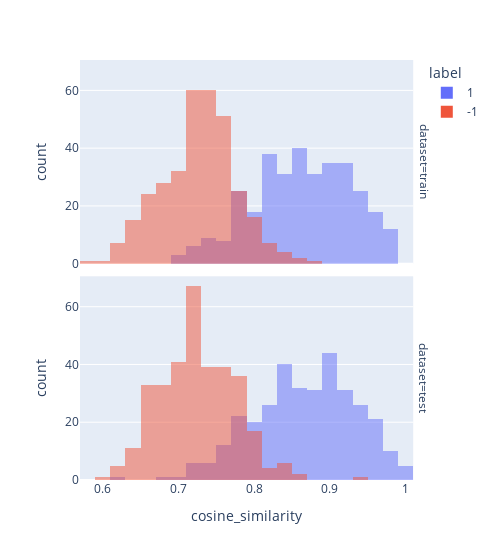
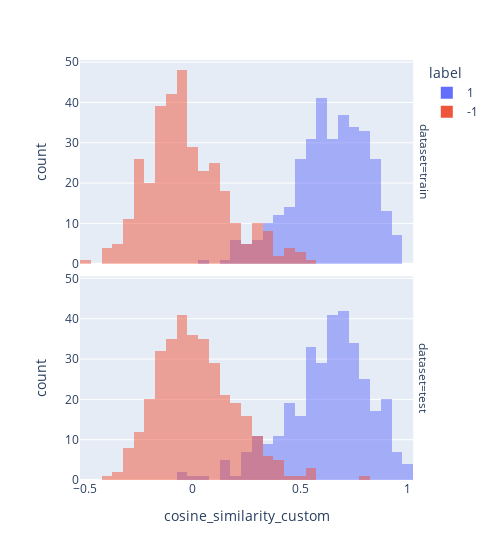

Notebook source saved alongside these figures, in order:
### Code cell
# plot similarity distribution BEFORE customization
px.histogram(
    df,
    x="cosine_similarity",
    color="label",
    barmode="overlay",
    width=500,
    facet_row="dataset",
).show()

test_df = df[df["dataset"] == "test"]
a, se = accuracy_and_se(test_df["cosine_similarity"], test_df["label"])
print(f"Test accuracy: {a:0.1%} ± {1.96 * se:0.1%}")

# plot similarity distribution AFTER customization
px.histogram(
    df,
    x="cosine_similarity_custom",
    color="label",
    barmode="overlay",
    width=500,
    facet_row="dataset",
).show()

a, se = accuracy_and_se(test_df["cosine_similarity_custom"], test_df["label"])
print(f"Test accuracy after customization: {a:0.1%} ± {1.96 * se:0.1%}")

### Figure 1 — Plotly figure (JSON) as saved in the notebook; plotly's stock layout.template omitted (floating-point values rounded to 4 significant figures; data arrays with more than 128 entries replaced by an {"elided": "..."} marker saying what was removed)
{"data": [{"alignmentgroup": "True", "bingroup": "x", "hovertemplate": "label=1<br>dataset=train<br>cosine_similarity=%{x}<br>count=%{y}<extra></extra>", "legendgroup": "1", "marker": {"color": "#636efa", "opacity": 0.5, "pattern": {"shape": ""}}, "name": "1", "offsetgroup": "1", "orientation": "v", "showlegend": true, "type": "histogram", "x": {"elided": "334 float values"}, "xaxis": "x2", "yaxis": "y2"}, {"alignmentgroup": "True", "bingroup": "x", "hovertemplate": "label=1<br>dataset=test<br>cosine_similarity=%{x}<br>count=%{y}<extra></extra>", "legendgroup": "1", "marker": {"color": "#636efa", "opacity": 0.5, "pattern": {"shape": ""}}, "name": "1", "offsetgroup": "1", "orientation": "v", "showlegend": false, "type": "histogram", "x": {"elided": "335 float values"}, "xaxis": "x", "yaxis": "y"}, {"alignmentgroup": "True", "bingroup": "x", "hovertemplate": "label=-1<br>dataset=train<br>cosine_similarity=%{x}<br>count=%{y}<extra></extra>", "legendgroup": "-1", "marker": {"color": "#EF553B", "opacity": 0.5, "pattern": {"shape": ""}}, "name": "-1", "offsetgroup": "-1", "orientation": "v", "showlegend": true, "type": "histogram", "x": {"elided": "334 float values"}, "xaxis": "x2", "yaxis": "y2"}, {"alignmentgroup": "True", "bingroup": "x", "hovertemplate": "label=-1<br>dataset=test<br>cosine_similarity=%{x}<br>count=%{y}<extra></extra>", "legendgroup": "-1", "marker": {"color": "#EF553B", "opacity": 0.5, "pattern": {"shape": ""}}, "name": "-1", "offsetgroup": "-1", "orientation": "v", "showlegend": false, "type": "histogram", "x": {"elided": "335 float values"}, "xaxis": "x", "yaxis": "y"}], "layout": {"annotations": [{"font": {}, "showarrow": false, "text": "dataset=test", "textangle": 90, "x": 0.98, "xanchor": "left", "xref": "paper", "y": 0.2425, "yanchor": "middle", "yref": "paper"}, {"font": {}, "showarrow": false, "text": "dataset=train", "textangle": 90, "x": 0.98, "xanchor": "left", "xref": "paper", "y": 0.7575, "yanchor": "middle", "yref": "paper"}], "barmode": "overlay", "legend": {"title": {"text": "label"}, "tracegroupgap": 0}, "margin": {"t": 60}, "width": 500, "xaxis": {"anchor": "y", "domain": [0, 0.98], "title": {"text": "cosine_similarity"}}, "xaxis2": {"anchor": "y2", "domain": [0, 0.98], "matches": "x", "showticklabels": false}, "yaxis": {"anchor": "x", "domain": [0, 0.485], "title": {"text": "count"}}, "yaxis2": {"anchor": "x2", "domain": [0.515, 1], "matches": "y", "title": {"text": "count"}}}}

### Figure 2 — Plotly figure (JSON) as saved in the notebook; plotly's stock layout.template omitted (floating-point values rounded to 4 significant figures; data arrays with more than 128 entries replaced by an {"elided": "..."} marker saying what was removed)
{"data": [{"alignmentgroup": "True", "bingroup": "x", "hovertemplate": "label=1<br>dataset=train<br>cosine_similarity_custom=%{x}<br>count=%{y}<extra></extra>", "legendgroup": "1", "marker": {"color": "#636efa", "opacity": 0.5, "pattern": {"shape": ""}}, "name": "1", "offsetgroup": "1", "orientation": "v", "showlegend": true, "type": "histogram", "x": {"elided": "334 float values"}, "xaxis": "x2", "yaxis": "y2"}, {"alignmentgroup": "True", "bingroup": "x", "hovertemplate": "label=1<br>dataset=test<br>cosine_similarity_custom=%{x}<br>count=%{y}<extra></extra>", "legendgroup": "1", "marker": {"color": "#636efa", "opacity": 0.5, "pattern": {"shape": ""}}, "name": "1", "offsetgroup": "1", "orientation": "v", "showlegend": false, "type": "histogram", "x": {"elided": "335 float values"}, "xaxis": "x", "yaxis": "y"}, {"alignmentgroup": "True", "bingroup": "x", "hovertemplate": "label=-1<br>dataset=train<br>cosine_similarity_custom=%{x}<br>count=%{y}<extra></extra>", "legendgroup": "-1", "marker": {"color": "#EF553B", "opacity": 0.5, "pattern": {"shape": ""}}, "name": "-1", "offsetgroup": "-1", "orientation": "v", "showlegend": true, "type": "histogram", "x": {"elided": "334 float values"}, "xaxis": "x2", "yaxis": "y2"}, {"alignmentgroup": "True", "bingroup": "x", "hovertemplate": "label=-1<br>dataset=test<br>cosine_similarity_custom=%{x}<br>count=%{y}<extra></extra>", "legendgroup": "-1", "marker": {"color": "#EF553B", "opacity": 0.5, "pattern": {"shape": ""}}, "name": "-1", "offsetgroup": "-1", "orientation": "v", "showlegend": false, "type": "histogram", "x": {"elided": "335 float values"}, "xaxis": "x", "yaxis": "y"}], "layout": {"annotations": [{"font": {}, "showarrow": false, "text": "dataset=test", "textangle": 90, "x": 0.98, "xanchor": "left", "xref": "paper", "y": 0.2425, "yanchor": "middle", "yref": "paper"}, {"font": {}, "showarrow": false, "text": "dataset=train", "textangle": 90, "x": 0.98, "xanchor": "left", "xref": "paper", "y": 0.7575, "yanchor": "middle", "yref": "paper"}], "barmode": "overlay", "legend": {"title": {"text": "label"}, "tracegroupgap": 0}, "margin": {"t": 60}, "width": 500, "xaxis": {"anchor": "y", "domain": [0, 0.98], "title": {"text": "cosine_similarity_custom"}}, "xaxis2": {"anchor": "y2", "domain": [0, 0.98], "matches": "x", "showticklabels": false}, "yaxis": {"anchor": "x", "domain": [0, 0.485], "title": {"text": "count"}}, "yaxis2": {"anchor": "x2", "domain": [0.515, 1], "matches": "y", "title": {"text": "count"}}}}
